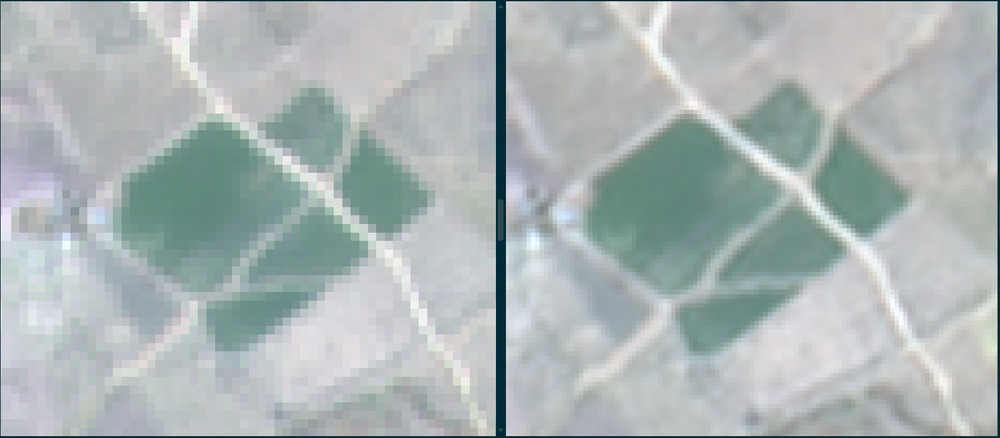
#> input picture assets/examples/01.png, 1000 x 438 px, shrunk from 1603 x 702 before the run
$ python satellite_analyzer.py ../../../../../assets/examples/01.png
#> lines starting #> are read from the running program, lines starting #| are printed output that depends on the picture
import sys
import json
import numpy as np
from PIL import Image


class SatelliteImageAnalyzer:
    def __init__(self, image_path):
#> called with image_path = '../../../../../assets/examples/01.png'
        self.image = Image.open(image_path).convert("RGB")
        self.image_array = np.array(self.image)

    def detect_edges(self, threshold=25):
        gray = np.mean(self.image_array, axis=2)
        h_edges = np.abs(np.diff(gray, axis=1))[:-1, :]
        v_edges = np.abs(np.diff(gray, axis=0))[:, :-1]
        combined = np.maximum(h_edges, v_edges)
        return float(np.mean(combined > threshold))

    def analyze_patterns(self):
        # Convert to HSV to detect vibrant green vegetation accurately
        hsv_img = self.image.convert("HSV")
#> hsv_img: PIL image 1000x438 HSV; mean H, S, V 125.3, 21.8, 183.8
        hsv_array = np.array(hsv_img)

        hue = hsv_array[:, :, 0]
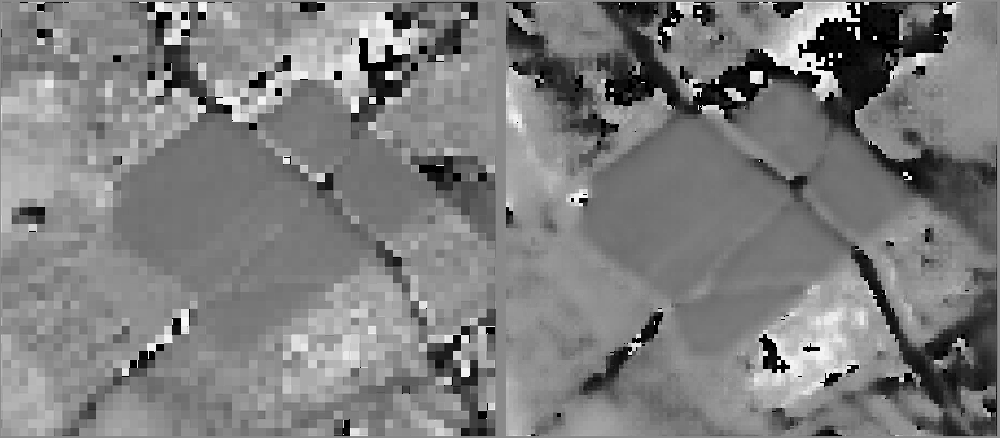
#> hue: shape (438, 1000); min 0, max 250, mean 125.3
        sat = hsv_array[:, :, 1]
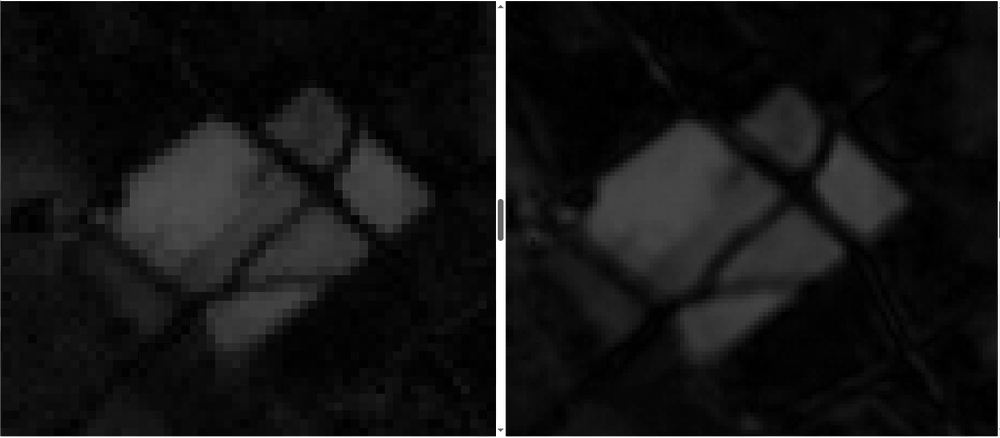
#> sat: shape (438, 1000); min 0, max 255, mean 21.8
        val = hsv_array[:, :, 2]
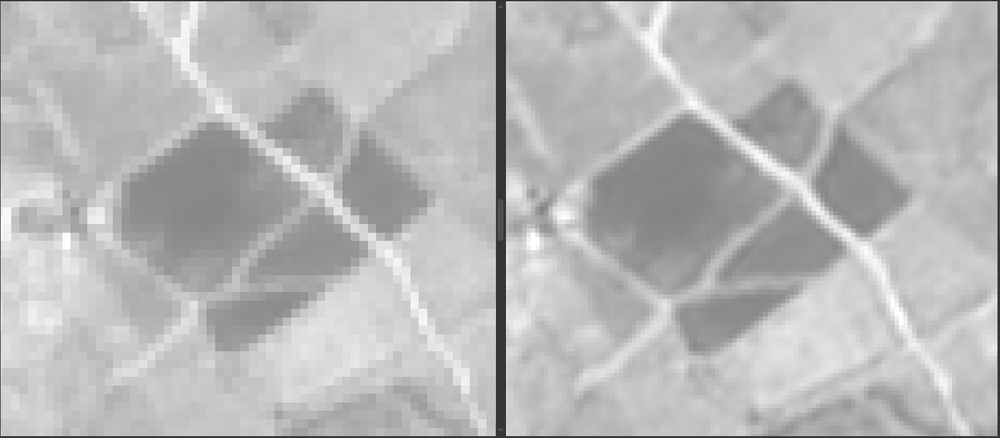
#> val: shape (438, 1000); min 40, max 255, mean 183.8

        # True green vegetation in HSV (Hue between ~35 and 85 out of 255, with decent saturation)
        green_mask = (hue >= 35) & (hue <= 85) & (sat > 40) & (val > 30)
#> green_mask: shape (438, 1000) bool; every value is 0
        vegetation_pct = float(np.mean(green_mask) * 100)
#> vegetation_pct = 0

        edge_density = self.detect_edges()
#> in detect_edges, `h_edges = np.abs(np.diff(gray, axis=1))[:-1, :]`:
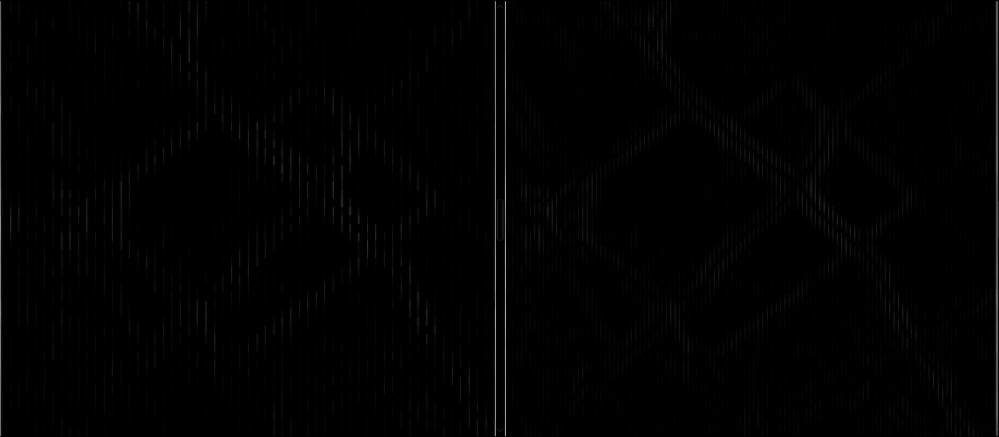
#> h_edges: shape (437, 999) float64; min 0, max 175, mean 1.8
#> in detect_edges, `v_edges = np.abs(np.diff(gray, axis=0))[:, :-1]`:
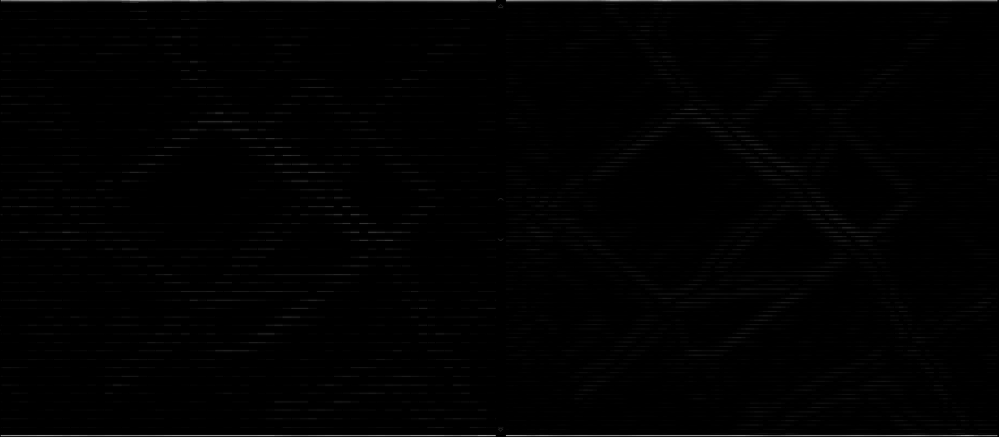
#> v_edges: shape (437, 999) float64; min 0, max 164.7, mean 1.9
#> edge_density = 0.0172
        color_variance = float(np.mean(np.std(self.image_array, axis=2)))
#> color_variance = 5.42

        # Classification: Primary driver is high edge density OR high green vegetation percentage
        if vegetation_pct > 25.0 or (vegetation_pct > 10.0 and edge_density < 0.04):
            image_type = "agricultural"
        else:
            image_type = "urban"

        if image_type == "agricultural":
            if vegetation_pct > 40.0:
                phenology = "crops_growing"
            elif vegetation_pct > 15.0:
                phenology = "partial_canopy_or_harvested"
            else:
                phenology = "crops_not_present_bare_soil"
        else:
            phenology = "not_applicable"

        return {
            "image_type": image_type,
            "vegetation_percentage": round(vegetation_pct, 2),
            "building_structural_variance": round(color_variance, 2),
            "edge_density": round(edge_density, 4),
            "phenological_stage": phenology,
        }


if __name__ == "__main__":
    if len(sys.argv) != 2:
        print("Usage: python satellite_analyzer.py <image_path>")
        sys.exit(1)

    image_path = sys.argv[1]
    analyzer = SatelliteImageAnalyzer(image_path)
    results = analyzer.analyze_patterns()
#> results = {'image_type': 'urban', 'vegetation_percentage': 0, 'building_structural_variance': 5.42, 'edge_density': 0.0172, 'phenological_stage': 'not_applicable'}

    with open("analysis_results.json", "w") as f:
        json.dump(results, f, indent=2)

    print(json.dumps(results, indent=2))
#| {
#|   "image_type": "urban",
#|   "vegetation_percentage": 0.0,
#|   "building_structural_variance": 5.42,
#|   "edge_density": 0.0172,
#|   "phenological_stage": "not_applicable"
#| }
